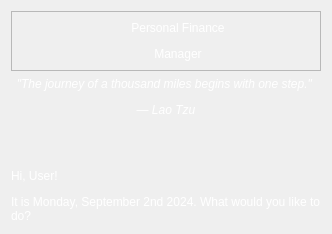
         <widget class="QWidget" name="home">
          <layout class="QVBoxLayout" name="verticalLayout_10">
           <item>
            <widget class="QFrame" name="frame_8">
             <property name="frameShape">
              <enum>QFrame::StyledPanel</enum>
             </property>
             <property name="frameShadow">
              <enum>QFrame::Raised</enum>
             </property>
             <layout class="QHBoxLayout" name="horizontalLayout_8">
              <item>
               <spacer name="horizontalSpacer_8">
                <property name="orientation">
                 <enum>Qt::Horizontal</enum>
                </property>
                <property name="sizeHint" stdset="0">
                 <size>
                  <width>40</width>
                  <height>20</height>
                 </size>
                </property>
               </spacer>
              </item>
              <item>
               <widget class="QLabel" name="label_10">
                <property name="maximumSize">
                 <size>
                  <width>200</width>
                  <height>200</height>
                 </size>
                </property>
                <property name="text">
                 <string/>
                </property>
                <property name="pixmap">
                 <pixmap>../Assets/UWOGH.jpg</pixmap>
                </property>
                <property name="scaledContents">
                 <bool>true</bool>
                </property>
                <property name="wordWrap">
                 <bool>false</bool>
                </property>
               </widget>
              </item>
              <item>
               <spacer name="horizontalSpacer_10">
                <property name="orientation">
                 <enum>Qt::Horizontal</enum>
                </property>
                <property name="sizeType">
                 <enum>QSizePolicy::Fixed</enum>
                </property>
                <property name="sizeHint" stdset="0">
                 <size>
                  <width>10</width>
                  <height>20</height>
                 </size>
                </property>
               </spacer>
              </item>
              <item>
               <widget class="QLabel" name="label">
                <property name="styleSheet">
                 <string notr="true">color: rgb(255, 255, 255);</string>
                </property>
                <property name="text">
                 <string>&lt;html&gt;&lt;head/&gt;&lt;body&gt;&lt;p&gt;Personal Finance&lt;/p&gt;&lt;p&gt;Manager&lt;/p&gt;&lt;/body&gt;&lt;/html&gt;</string>
                </property>
                <property name="alignment">
                 <set>Qt::AlignCenter</set>
                </property>
               </widget>
              </item>
              <item>
               <spacer name="horizontalSpacer_9">
                <property name="orientation">
                 <enum>Qt::Horizontal</enum>
                </property>
                <property name="sizeHint" stdset="0">
                 <size>
                  <width>40</width>
                  <height>20</height>
                 </size>
                </property>
               </spacer>
              </item>
             </layout>
            </widget>
           </item>
           <item>
            <widget class="QLabel" name="homeText">
             <property name="styleSheet">
              <string notr="true">color: rgb(255, 255, 255);</string>
             </property>
             <property name="text">
              <string>&lt;html&gt;&lt;head/&gt;&lt;body&gt;&lt;p align=&quot;center&quot;&gt;&lt;span style=&quot; font-style:italic;&quot;&gt;&amp;quot;The journey of a thousand miles begins with one step.&amp;quot; &lt;/span&gt;&lt;/p&gt;&lt;p align=&quot;center&quot;&gt;&lt;span style=&quot; font-style:italic;&quot;&gt;— Lao Tzu&lt;/span&gt;&lt;/p&gt;&lt;p align=&quot;center&quot;&gt;&lt;br/&gt;&lt;/p&gt;&lt;p&gt;Hi, User!&lt;/p&gt;&lt;p&gt;It is Monday, September 2nd 2024. What would you like to do?&lt;/p&gt;&lt;/body&gt;&lt;/html&gt;</string>
             </property>
             <property name="wordWrap">
              <bool>true</bool>
             </property>
            </widget>
           </item>
          </layout>
         </widget>
